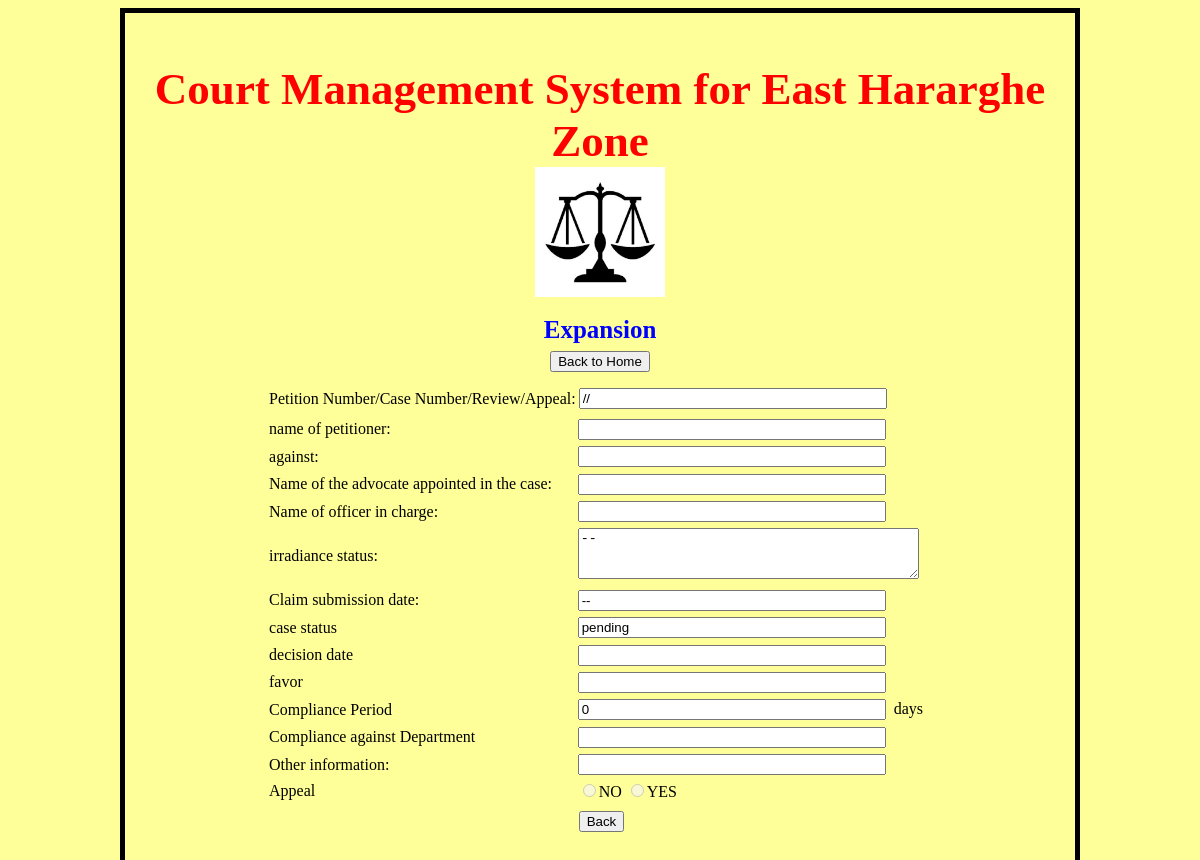
The app's page /view_case.php (signed in) with its own data.
### tables this page shows
CREATE TABLE IF NOT EXISTS `cases` (
  `case_year` varchar(100) NOT NULL,
  `case_type` varchar(100) NOT NULL,
  `case_number` varchar(30) NOT NULL,
  `yachikakarta_name` varchar(1000) NOT NULL,
  `versus` varchar(1000) NOT NULL,
  `adhivakta_name` varchar(1000) NOT NULL,
  `adhikari_name` varchar(1000) NOT NULL,
  `prakran_stithi` varchar(10000) NOT NULL,
  `latest_prakran_date` varchar(100) NOT NULL,
  `javabdawa_date` varchar(20) NOT NULL,
  `anya_jankari` varchar(100) NOT NULL,
  `case_status` varchar(100) NOT NULL,
  `nirnay_date` varchar(100) NOT NULL,
  `favour` varchar(100) NOT NULL,
  `compliance_period` int(100) NOT NULL,
  `compliance_from_date` varchar(100) NOT NULL,
  `compliance_against_dept` varchar(1000) NOT NULL,
  `appeal` varchar(100) NOT NULL,
  PRIMARY KEY (`case_number`)
);

### view_case.php (the view, shortened to what this page needs)
<?php 	session_start();
		$case_number=$_POST['case_type']."/".$_POST['case_no']."/".$_POST['case_year'];
		include('serverconfig.php');
		$query ="select * from cases where case_number = '$case_number'";
		$result = mysqli_query($conn,$query);
		$num_of_rows = mysqli_num_rows($result);
		if($num_of_rows>0){
			while($row = mysqli_fetch_array($result)){
				$temp_array[]=$row;
			}
		}
		else{
		}
		for($j=0;$j<$num_of_rows;$j++){
			$row = $temp_array[$j];
			$yachikakarta_name = $row['yachikakarta_name'];
			$versus = $row['versus'];
			$advocate= $row['adhivakta_name'];
			$adhikari = $row['adhikari_name'];
			$prakran_stithi = $row['prakran_stithi'];
			$javabdawa_date = $row['javabdawa_date'];
			$anya_jankari = $row['anya_jankari'];
			$case_status=$row['case_status'];
			$nirnay_date = $row['nirnay_date'];
			$favour=$row['favour'];
			$compliance_period=$row['compliance_period'];
			$compliance_against_dept=$row['compliance_against_dept'];
			$appeal=$row['appeal'];
		}
?><!DOCTYPE html>
<html>
<head>
<link rel="stylesheet" type="text/css" href="view.css" />
</head>
<body style="background-color:#ffff99;">
<center>
<div style="border:5px solid black; width:950px; height:900px;">
   <div Style="font-size:45px; margin-top:50px; color:red"><b>Court Management System for East Hararghe Zone</b></div>
   <img src="law.png" alt="logo" style="width:130px; height:130px; margin-bottom:15px;">
    <div style="color:blue; margin-bottom:10px; font-size:25px;"> <b>Expansion</b> <br>
	<input type="button" onclick="window.location='cases_page.php'" value="Back to Home">
	</div>
	<form action="view_to_excel.php" method="POST">
	<table>
		<tr>
			<td><div style="float: left">Petition Number/Case Number/Review/Appeal:</div>
			</td>
			<td>
				<table>
					<tr>
						<td>
						<input type="text" name="case_number" style="width: 300px;"readonly value="<?php echo $case_number; ?>">
						</td>
					</tr>
				</table>
			</td>
		</tr>
		<tr>
			<td><div style="float: left">name of petitioner:</div>
			</td>
			<td>
				<input type="text" name="yachikakarta_name"style="width: 300px;" readonly value="<?php echo $yachikakarta_name; ?>">
			</td>
		</tr>
		<tr>
			<td>
				<div style="float: left">against:</div>
			</td>
			<td>
				<input type="text" name="versus" style="width: 300px;"readonly value="<?php echo $versus;?>">
			</td>
		</tr>
		<tr>
			<td>
				<div style="float: left">Name of the advocate appointed in the case:</div>
			</td>
			<td>
				<input type="text" name="adhivakta_name" style="width: 300px;"readonly value="<?php echo $advocate;?>">
			</td>
		</tr>
		<tr>
			<td>
					<div style="float: left">Name of officer in charge:</div>
			</td>
			<td>
				<input type="text" name="adhikari_name" readonly style="width: 300px;" value="<?php echo $adhikari; ?>">
			</td>
		</tr>
		<tr>
			<td>
					<div style="float: left">irradiance status:</div>
			</td>
			<td>
				<textarea name="history" rows="3" cols="40" readonly ><?php echo $prakran_stithi; ?></textarea>
			</td>
		</tr>
		<tr>
			<td>
				<div style="float: left">Claim submission date:</div>
			</td>
			<td>
				<input type="text" name="date"style="width: 300px;" readonly value="<?php echo $javabdawa_date; ?>">
			</td>
		</tr>
		<tr>
			<td>
				case status
			</td>
			<td>
				<input type="text" name="status"style="width: 300px;" readonly value="<?php echo $case_status;?>">
			</td>
		</tr>
		<tr>
			<td>	decision date
			</td>
			<td>
				<input type="text" name="date" style="width: 300px;"readonly value="<?php echo $nirnay_date;?>">
			</td>
		</tr>
		<tr>
			<td>
				favor
			</td>
			<td>
				<input type="text" name="favour"style="width: 300px;" readonly value="<?php echo $favour;?>">
			</td>
		</tr>
		<tr>
			<td>
				Compliance Period
			</td>
			<td>
				<input type="number" name="days" style="width: 300px;"readonly value="<?php echo $compliance_period;?>">&nbsp; days &nbsp;
			</td>
		</tr>
		<tr>
			<td>
				Compliance against Department
			</td>
			<td>
				<input type="text" name="department" style="width: 300px;"readonly value="<?php echo $compliance_against_dept; ?>">
			</td>
		</tr>
		<tr>
			<td>
				<div style="float: left">Other information:</div>
			</td>
			<td>
				<input type="text" name="remarks"style="width: 300px;" readonly value="<?php echo $anya_jankari;?>">
			</td>
		</tr>
		<tr>
			<td>
				Appeal
			</td>
			<td>
				<input type="radio"disabled name="appeal" value="no" <?php if($appeal == 'no'){echo "checked";}?> />NO
				<input type="radio" disabled <?php if($appeal == 'yes'){echo "checked";}?> name="appeal" value="yes" />YES
			</td>
		</tr>
		<tr>
			<td>
			</td>
			<td>
				<table>
					<tr>
						<td>
						<input type="button" value="Back" onclick="window.location='view_by.php'">
						</form>
	</div>
	</center>
	</body>
	</html>

### view_case.php (style rules this page uses)
table { border-collapse: collapse; }
td { padding-top: .2em; padding-bottom: .2em; }

### records on screen
cases: history "--", date "--", status "pending", days "0"
